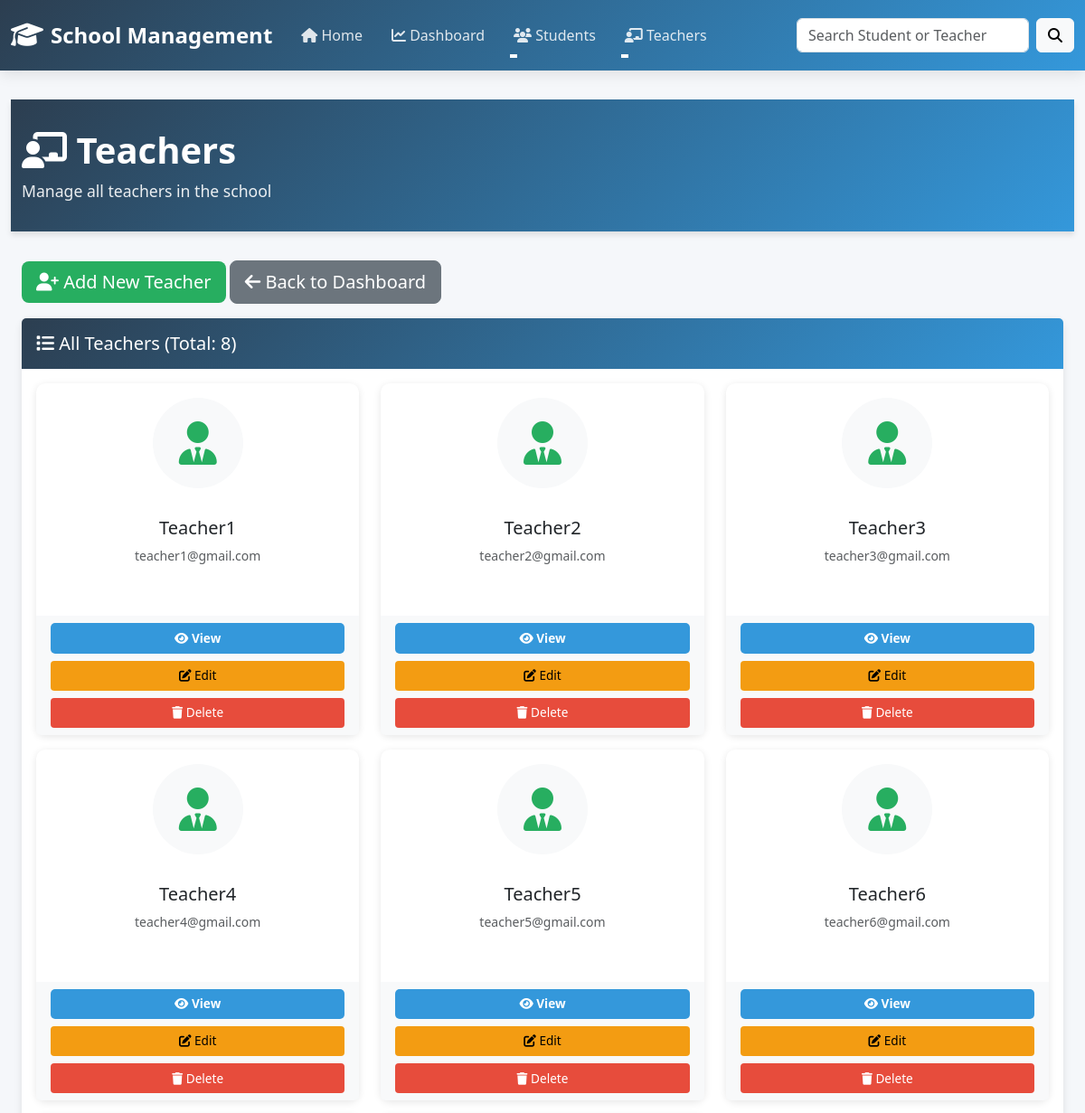
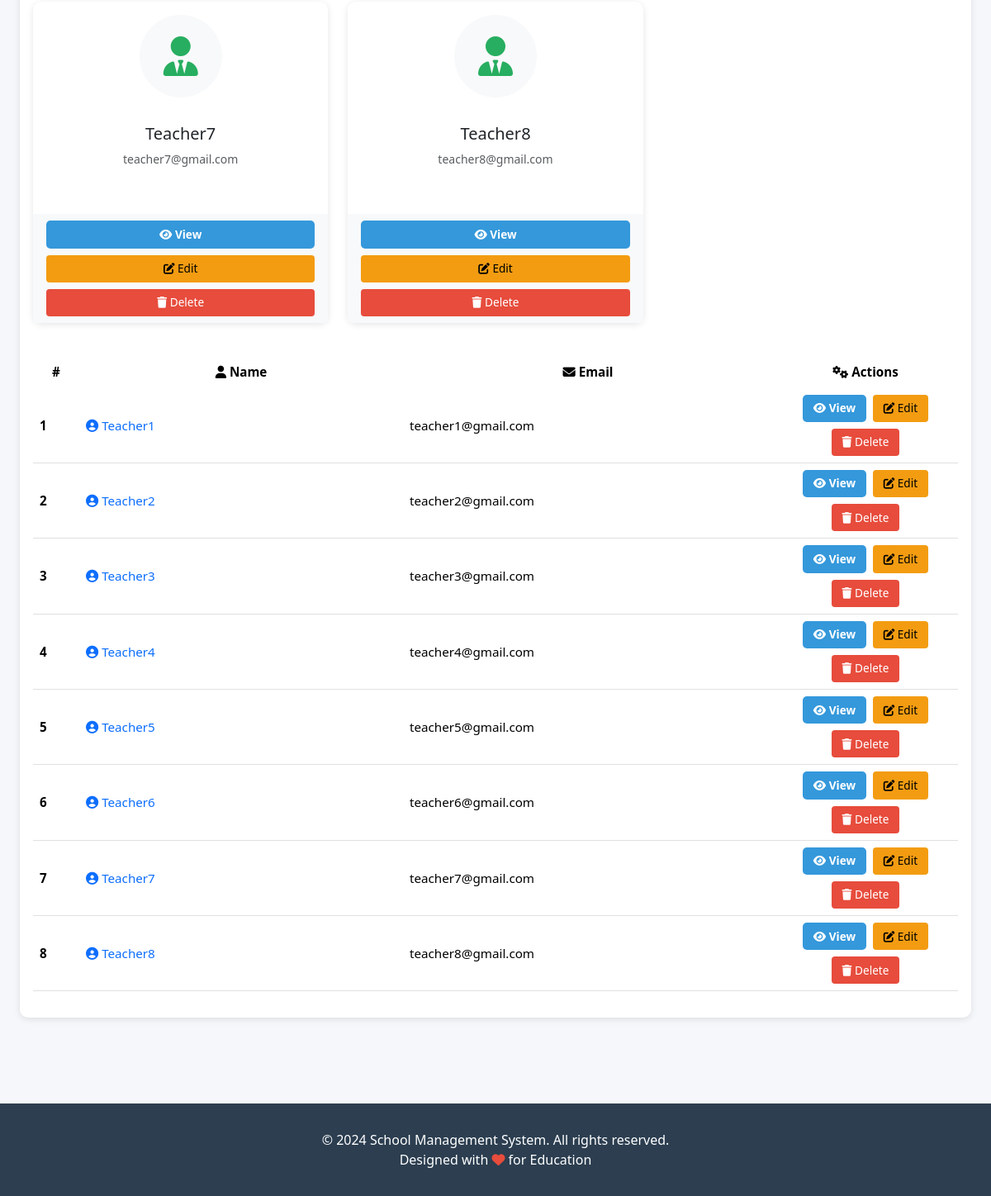
Before: /teachers/list/ with the older database file (2 pictures, top to bottom).
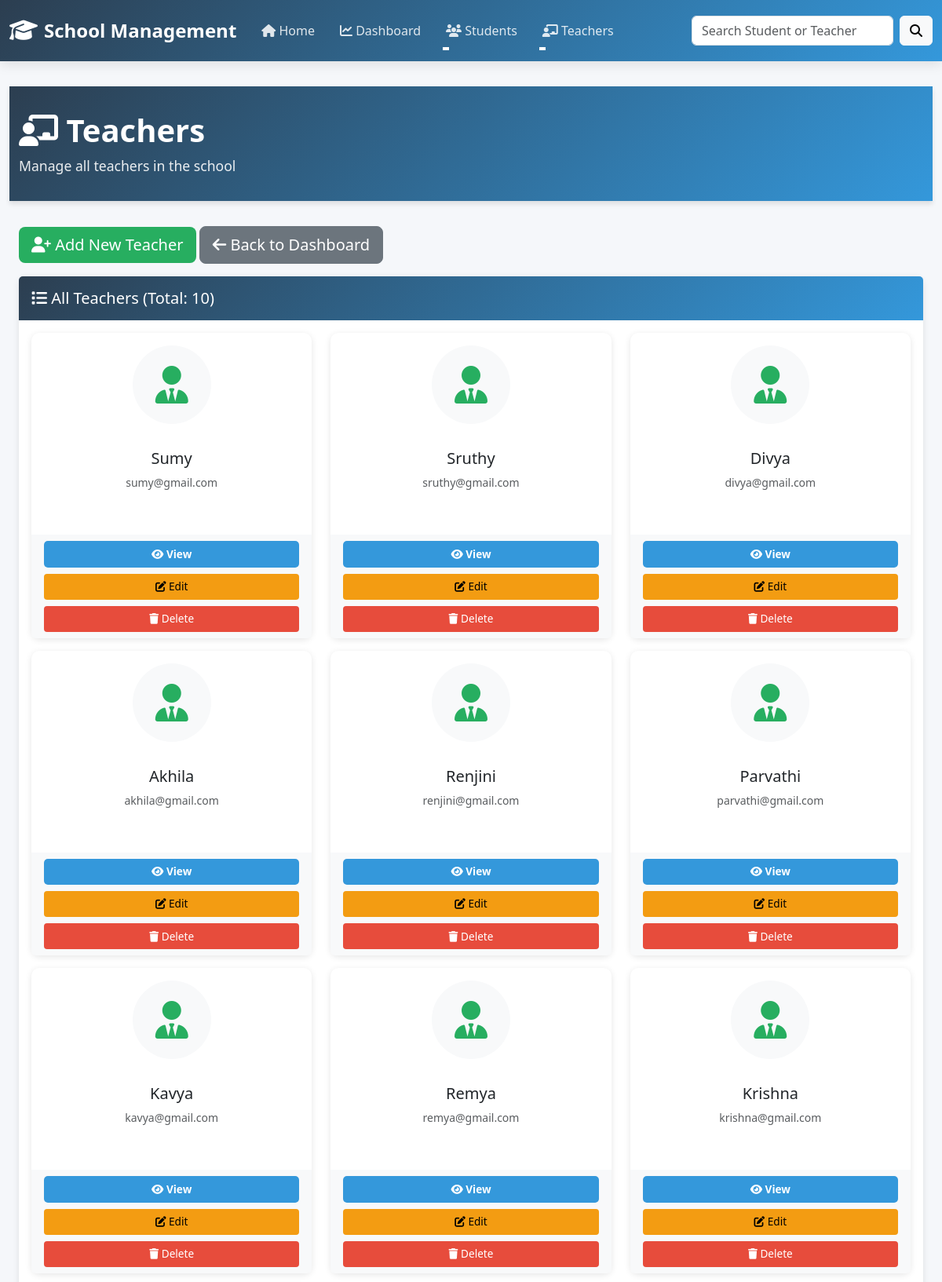
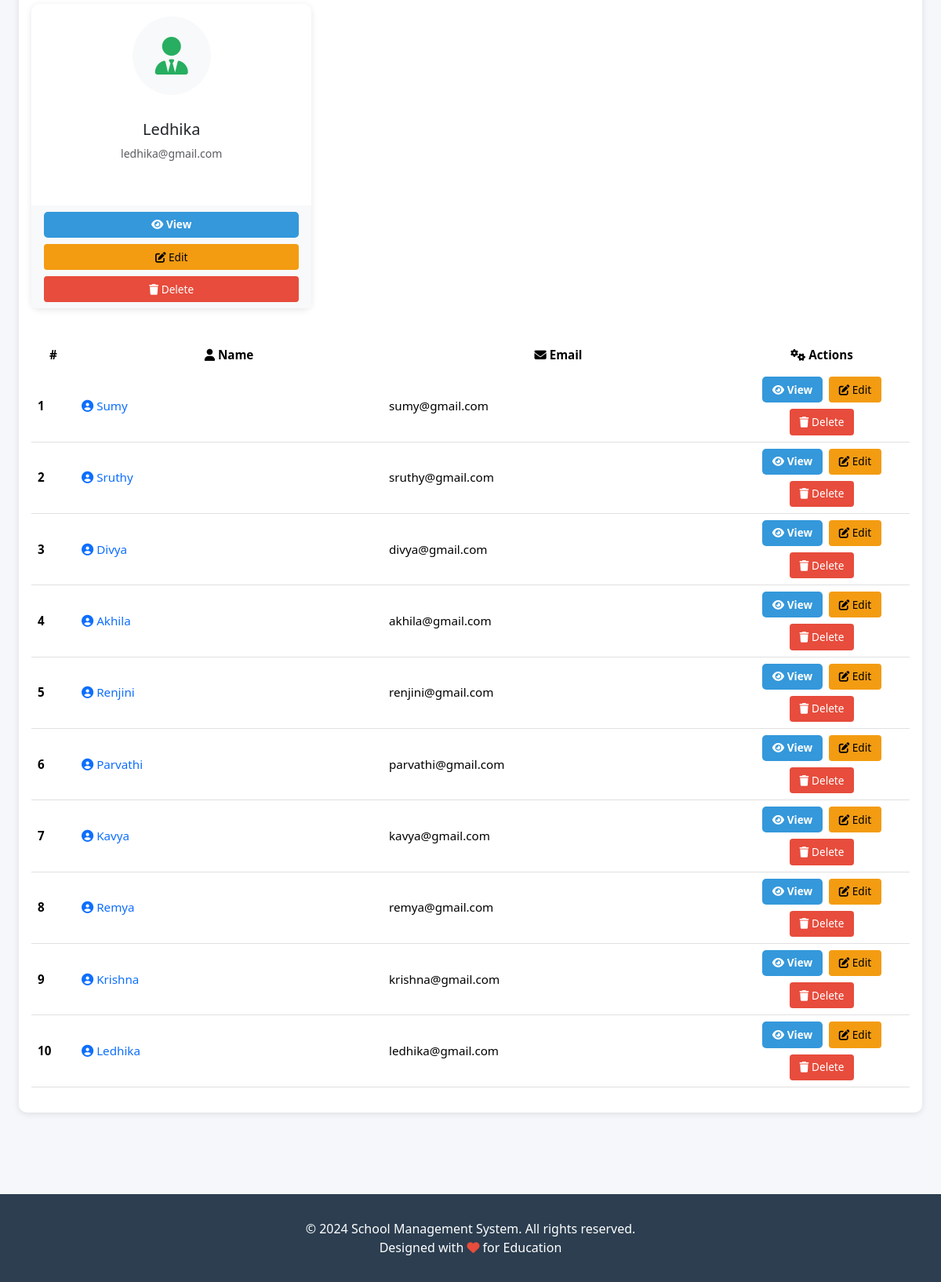
After: the same page with the newer database file (2 pictures, top to bottom).
### teachers/models.py (models this page shows, shortened)
class Teachers(models.Model):
    name = models.CharField(
        max_length=100,
    )
    email = models.EmailField()

### teachers/views.py (the view)
# urls.py: path('list/', views.teacher_list, name='teacher_list'),
def teacher_list(request):
    logger.info(f"GET /teachers/list/ - Teacher list request from {request.META.get('REMOTE_ADDR', 'Unknown')}")
    teachers = Teachers.objects.all()
    teacher_count = teachers.count()
    logger.info(f"Retrieved {teacher_count} teachers from database")
    context = get_context_data()
    context.update({
        'teachers': teachers,
        'teacher_count': teacher_count,
    })
    logger.info(f"Teacher list context prepared with {teacher_count} teachers")
    return render(request, 'teacher_list.html', context)

### teachers/views.py (called while the page is built)
def get_context_data():
    from students.models import Student
    total_students = Student.objects.count()
    total_teachers = Teachers.objects.count()
    logger.info(f"get_context_data() - Total Students: {total_students}, Total Teachers: {total_teachers}")
    return {
        'total_students': total_students,
        'total_teachers': total_teachers,
    }

### teachers/templates/teacher_list.html (shortened to what this page needs)
{% extends "base.html" %}
{% block content %}
<div class="page-header">
    <div class="container-fluid">
        <h1><i class="fas fa-chalkboard-user"></i> Teachers</h1>
        <p>Manage all teachers in the school</p>
    </div>
</div>
<div class="container-fluid">
    <div class="row mb-3">
        <div class="col-md-12">
            <a href="{% url 'add_teacher' %}" class="btn btn-success btn-lg">
                <i class="fas fa-user-plus"></i> Add New Teacher
            </a>
            <a href="{% url 'dashboard' %}" class="btn btn-secondary btn-lg">
                <i class="fas fa-arrow-left"></i> Back to Dashboard
            </a>
        </div>
    </div>
    <div class="row">
        <div class="col-md-12">
            <div class="card">
                <div class="card-header">
                    <h5 class="mb-0"><i class="fas fa-list"></i> All Teachers (Total: {{ teacher_count }})</h5>
                </div>
                <div class="card-body">
                    {% if teachers %}
                        <div class="row">
                            {% for teacher in teachers %}
                                <div class="col-md-4 col-sm-6 mb-3">
                                    <div class="card border-0 h-100">
                                        <div class="card-body text-center">
                                            <div class="bg-light rounded-circle d-inline-flex align-items-center justify-content-center mb-3" style="width: 100px; height: 100px;">
                                                <i class="fas fa-user-tie fa-3x" style="color: #27ae60;"></i>
                                            </div>
                                            <h5 class="card-title mt-3">{{ teacher.name }}</h5>
                                            <p class="text-muted small">{{ teacher.email }}</p>
                                        </div>
                                        <div class="card-footer bg-light border-0">
                                            <a href="{% url 'teacher_detail' teacher.id %}" class="btn btn-sm btn-primary w-100 mb-2">
                                                <i class="fas fa-eye"></i> View
                                            </a>
                                            <a href="{% url 'edit_teacher' teacher.id %}" class="btn btn-sm btn-warning w-100 mb-2">
                                                <i class="fas fa-edit"></i> Edit
                                            </a>
                                            <a href="{% url 'delete_teacher' teacher.id %}" class="btn btn-sm btn-danger w-100" onclick="return confirm('Are you sure?');">
                                                <i class="fas fa-trash"></i> Delete
                                            </a>
                                        </div>
                                    </div>
                                </div>
                            {% endfor %}
                        </div>
                        <div class="table-responsive mt-4">
                            <table class="table table-hover">
                                <thead>
                                    <tr>
                                        <th style="width: 5%;">#</th>
                                        <th style="width: 35%;"><i class="fas fa-user"></i> Name</th>
                                        <th style="width: 40%;"><i class="fas fa-envelope"></i> Email</th>
                                        <th style="width: 20%; text-align: center;"><i class="fas fa-cogs"></i> Actions</th>
                                    </tr>
                                </thead>
                                <tbody>
                                    {% for teacher in teachers %}
                                        <tr>
                                            <td><strong>{{ forloop.counter }}</strong></td>
                                            <td>
                                                <a href="{% url 'teacher_detail' teacher.id %}" class="text-decoration-none">
                                                    <i class="fas fa-user-circle"></i> {{ teacher.name }}
                                                </a>
                                            </td>
                                            <td>{{ teacher.email }}</td>
                                            <td>
                                                <div class="table-actions">
                                                    <a href="{% url 'teacher_detail' teacher.id %}" class="btn btn-primary btn-sm">
                                                        <i class="fas fa-eye"></i> View
                                                    </a>
                                                    <a href="{% url 'edit_teacher' teacher.id %}" class="btn btn-warning btn-sm">
                                                        <i class="fas fa-edit"></i> Edit
                                                    </a>
                                                    <a href="{% url 'delete_teacher' teacher.id %}" class="btn btn-danger btn-sm" onclick="return confirm('Are you sure?');">
                                                        <i class="fas fa-trash"></i> Delete
                                                    </a>
                                                </div>
                                            </td>
                                        </tr>
                                    {% endfor %}
                                </tbody>
                            </table>
                        </div>
                    {% endif %}
                </div>
            </div>
        </div>
    </div>
</div>
{% endblock %}

### templates/base.html (shortened to what this page needs)
<!DOCTYPE html>
<html lang="en">
<head>
    <link href="https://cdn.jsdelivr.net/npm/bootstrap@5.3.3/dist/css/bootstrap.min.css" rel="stylesheet">
    <link rel="stylesheet" href="https://cdnjs.cloudflare.com/ajax/libs/font-awesome/6.4.0/css/all.min.css">
</head>
<body>
    <nav class="navbar navbar-expand-lg navbar-dark sticky-top">
        <div class="container-fluid">
            <a class="navbar-brand" href="/">
                <i class="fas fa-graduation-cap"></i>
                School Management
            </a>
            <div class="collapse navbar-collapse" id="navbarNav">
                <ul class="navbar-nav me-auto">
                    <li class="nav-item">
                        <a class="nav-link" href="/">
                            <i class="fas fa-home"></i> Home
                        </a>
                    </li>
                    <li class="nav-item">
                        <a class="nav-link" href="/students/dashboard/">
                            <i class="fas fa-chart-line"></i> Dashboard
                        </a>
                    </li>
                    <li class="nav-item dropdown">
                        <a class="nav-link dropdown-toggle" href="#" role="button" data-bs-toggle="dropdown" aria-expanded="false">
                            <i class="fas fa-users"></i> Students
                        </a>
                    </li>
                    <li class="nav-item dropdown">
                        <a class="nav-link dropdown-toggle" href="#" role="button" data-bs-toggle="dropdown" aria-expanded="false">
                            <i class="fas fa-chalkboard-user"></i> Teachers
                        </a>
                    </li>
                </ul>
                <form class="d-flex" role="search">
    <input
        class="form-control me-2"
        type="search"
        placeholder="Search Student or Teacher"
        aria-label="Search">
    <button class="btn btn-light" type="submit">
        <i class="fas fa-search"></i>
    </button>
</form>
            </div>
        </div>
    </nav>
    <div class="main-container">
        <div class="container-fluid">
            {% block content %}{% endblock %}
        </div>
    </div>
    <footer class="footer">
        <p>&copy; 2024 School Management System. All rights reserved.</p>
        <p>Designed with <i class="fas fa-heart" style="color: #e74c3c;"></i> for Education</p>
    </footer>
</body>
</html>

### templates/base.html (style rules this page uses)
:root { --primary-color: #2c3e50; --secondary-color: #3498db; --accent-color: #e74c3c; --success-color: #27ae60; --warning-color: #f39c12; }
* { margin: 0; padding: 0; box-sizing: border-box; }
body { font-family: 'Segoe UI', Tahoma, Geneva, Verdana, sans-serif; background-color: #f5f7fa; color: #333; }
.navbar { background: linear-gradient(135deg, var(--primary-color) 0%, var(--secondary-color) 100%); box-shadow: 0 4px 15px rgba(0, 0, 0, 0.1); padding: 1rem 0; }
.navbar-brand { font-size: 1.5rem; font-weight: bold; color: #fff !important; display: flex; align-items: center; gap: 0.5rem; }
.navbar-brand i { font-size: 1.8rem; }
.nav-link { color: rgba(255, 255, 255, 0.85) !important; margin: 0 0.5rem; transition: all 0.3s ease; position: relative; font-weight: 500; }
.nav-link::after { content: ''; position: absolute; bottom: -5px; left: 0; width: 0; height: 2px; background-color: #fff; transition: width 0.3s ease; }
.main-container { min-height: calc(100vh - 80px); padding: 2rem 0; }
.page-header { background: linear-gradient(135deg, var(--primary-color) 0%, var(--secondary-color) 100%); color: white; padding: 2rem 0; margin-bottom: 2rem; box-shadow: 0 4px 6px rgba(0, 0, 0, 0.1); }
.page-header h1 { margin: 0; font-size: 2.5rem; font-weight: bold; }
.page-header p { margin: 0.5rem 0 0 0; font-size: 1.1rem; opacity: 0.9; }
.card { border: none; border-radius: 10px; box-shadow: 0 2px 8px rgba(0, 0, 0, 0.1); transition: all 0.3s ease; margin-bottom: 1.5rem; }
.card-header { background: linear-gradient(135deg, var(--primary-color) 0%, var(--secondary-color) 100%); color: white; border: none; font-weight: 600; padding: 1rem; }
.btn-primary { background-color: var(--secondary-color); border: none; border-radius: 5px; padding: 0.6rem 1.5rem; font-weight: 600; transition: all 0.3s ease; }
.btn-success { background-color: var(--success-color); border: none; transition: all 0.3s ease; }
.btn-warning { background-color: var(--warning-color); border: none; transition: all 0.3s ease; }
.btn-danger { background-color: var(--accent-color); border: none; transition: all 0.3s ease; }
.btn-sm { padding: 0.4rem 0.8rem; font-size: 0.85rem; }
table { font-size: 0.95rem; }
table thead { background: linear-gradient(135deg, var(--primary-color) 0%, var(--secondary-color) 100%); color: white; }
table thead th { border: none; font-weight: 600; padding: 1rem; text-align: center; }
table tbody td { padding: 1rem; vertical-align: middle; border-color: #e0e0e0; }
table tbody tr { transition: background-color 0.3s ease; }
.table-actions { display: flex; gap: 0.5rem; justify-content: center; flex-wrap: wrap; }
.footer { background-color: var(--primary-color); color: white; text-align: center; padding: 2rem; margin-top: 3rem; }
.footer p { margin: 0; }

Changed rows visible on the page:
changed Teachers: name "Teacher1" → "Sumy"; email "teacher1@gmail.com" → "sumy@gmail.com"
changed Teachers: name "Teacher2" → "Sruthy"; email "teacher2@gmail.com" → "sruthy@gmail.com"
changed Teachers: name "Teacher3" → "Divya"; email "teacher3@gmail.com" → "divya@gmail.com"
changed Teachers: name "Teacher4" → "Akhila"; email "teacher4@gmail.com" → "akhila@gmail.com"
changed Teachers: name "Teacher5" → "Renjini"; email "teacher5@gmail.com" → "renjini@gmail.com"
changed Teachers: name "Teacher6" → "Parvathi"; email "teacher6@gmail.com" → "parvathi@gmail.com"
changed Teachers: name "Teacher7" → "Kavya"; email "teacher7@gmail.com" → "kavya@gmail.com"
changed Teachers: name "Teacher8" → "Remya"; email "teacher8@gmail.com" → "remya@gmail.com"
added Teachers: name "Krishna", email "krishna@gmail.com"
added Teachers: name "Ledhika", email "ledhika@gmail.com"
Other visible differences:
{{ teacher_count }}: "8" → "10"
